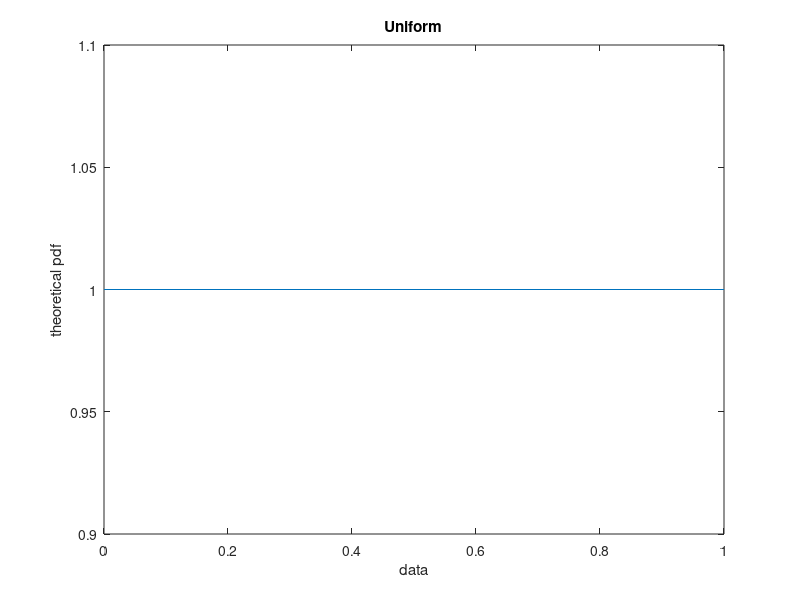
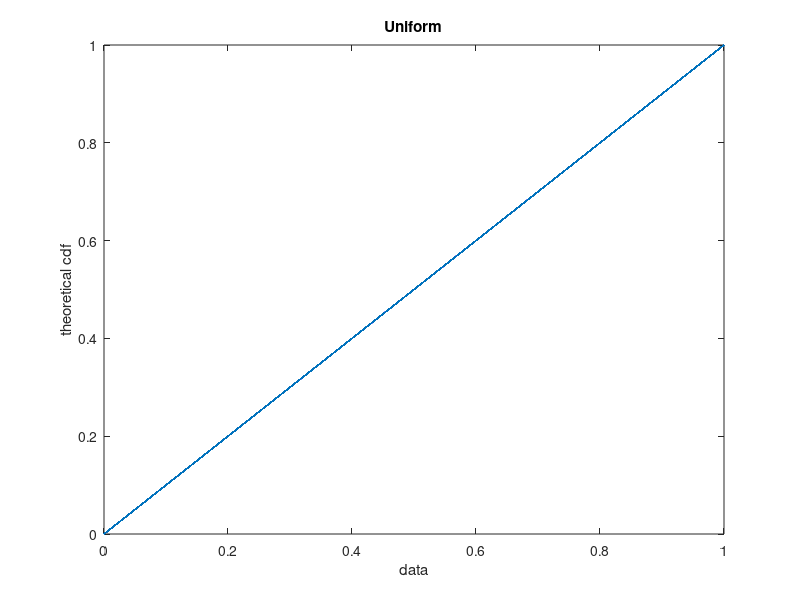
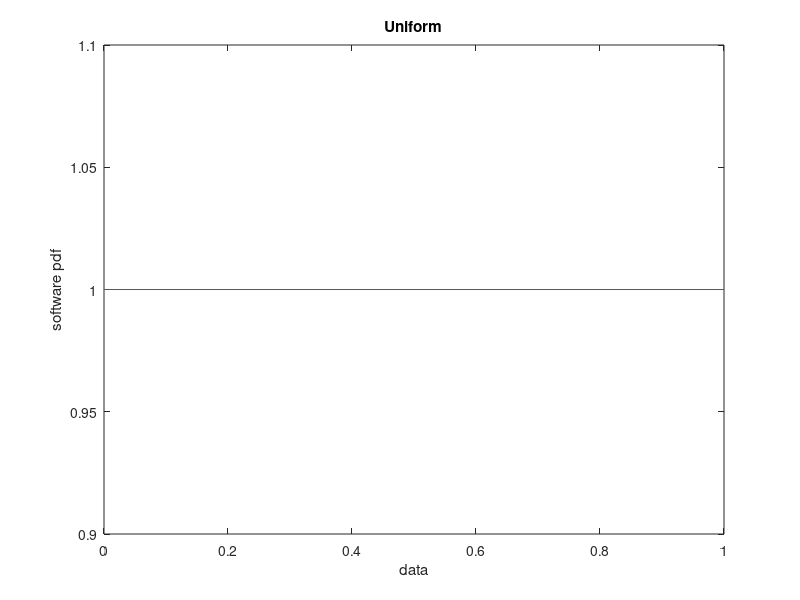
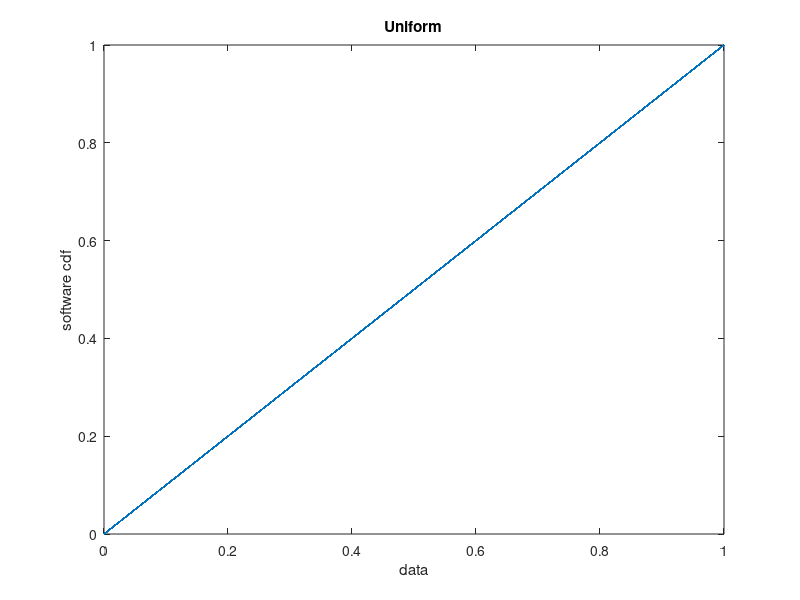

The MATLAB source for these figures, in order:
% [+] AmirHossein Aliyan
% [+] 991771231


% clear output and previous vars
clc
clear all


% define range, N, X and dist object 
a = 0;
b = 1;
N = 100000;
X = rand(1, N);
pd = makedist('Uniform');

% compute pdf, cdf by theory
PDFTHEORY = (b-a) ./ 1;
YPDF(1:N) = PDFTHEORY;
CDFTHEORY_R1 = 0;
CDFTHEORY_R2 = (X - a) ./ (b - a);
CDFTHEORY_R3 = 1;
XX = [ 0 X 1 ];

% compute pdf, cdf by software
PDFSOFT = pdf(pd, X);
CDFSOFT = cdf(pd, X);

% draw cdf and pdf
figure; plot(X, YPDF); xlabel('data'); ylabel('theoretical pdf'); title('Uniform');

figure; plot(XX, [CDFTHEORY_R1 CDFTHEORY_R2 CDFTHEORY_R3]); xlabel('data'); ylabel('theoretical cdf'); title('Uniform');
figure; plot(X, PDFSOFT); xlabel('data'); ylabel('software pdf'); title('Uniform');
figure; plot(X, CDFSOFT); xlabel('data'); ylabel('software cdf'); title('Uniform');


% histogram
%figure;hist(X);

% avg, var and corr
average = mean(X);
variance = var(X);
correlation = variance + ((average).^2);

disp(['average  : ' num2str(average)]);
disp(['variance : ' num2str(variance)]);
disp(['correlation : ' num2str(correlation)]);
